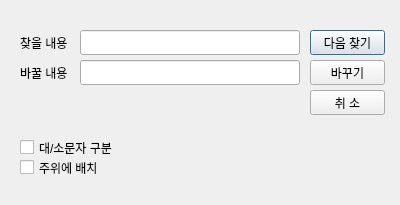
<?xml version="1.0" encoding="UTF-8"?>
<ui version="4.0">
 <class>Replace</class>
 <widget class="QDialog" name="Replace">
  <property name="geometry">
   <rect>
    <x>0</x>
    <y>0</y>
    <width>400</width>
    <height>205</height>
   </rect>
  </property>
  <property name="windowTitle">
   <string>바꾸기</string>
  </property>
  <widget class="QLabel" name="label_Find">
   <property name="geometry">
    <rect>
     <x>20</x>
     <y>30</y>
     <width>56</width>
     <height>25</height>
    </rect>
   </property>
   <property name="text">
    <string>찾을 내용</string>
   </property>
  </widget>
  <widget class="QPushButton" name="pushButton_Find">
   <property name="enabled">
    <bool>true</bool>
   </property>
   <property name="geometry">
    <rect>
     <x>310</x>
     <y>30</y>
     <width>75</width>
     <height>25</height>
    </rect>
   </property>
   <property name="text">
    <string>다음 찾기</string>
   </property>
  </widget>
  <widget class="QPushButton" name="pushButton_Replace">
   <property name="geometry">
    <rect>
     <x>310</x>
     <y>60</y>
     <width>75</width>
     <height>25</height>
    </rect>
   </property>
   <property name="text">
    <string>바꾸기</string>
   </property>
  </widget>
  <widget class="QLineEdit" name="lineEdit_Find">
   <property name="geometry">
    <rect>
     <x>80</x>
     <y>30</y>
     <width>220</width>
     <height>25</height>
    </rect>
   </property>
  </widget>
  <widget class="QLabel" name="label_Replace">
   <property name="geometry">
    <rect>
     <x>20</x>
     <y>60</y>
     <width>56</width>
     <height>25</height>
    </rect>
   </property>
   <property name="text">
    <string>바꿀 내용</string>
   </property>
  </widget>
  <widget class="QLineEdit" name="lineEdit_Replace">
   <property name="geometry">
    <rect>
     <x>80</x>
     <y>60</y>
     <width>220</width>
     <height>25</height>
    </rect>
   </property>
  </widget>
  <widget class="QCheckBox" name="checkBox_Arround">
   <property name="geometry">
    <rect>
     <x>20</x>
     <y>160</y>
     <width>120</width>
     <height>15</height>
    </rect>
   </property>
   <property name="text">
    <string>주위에 배치</string>
   </property>
  </widget>
  <widget class="QCheckBox" name="checkBox_Upper_Lower">
   <property name="geometry">
    <rect>
     <x>20</x>
     <y>140</y>
     <width>120</width>
     <height>15</height>
    </rect>
   </property>
   <property name="text">
    <string>대/소문자 구분</string>
   </property>
  </widget>
  <widget class="QPushButton" name="pushButton_Cancle">
   <property name="geometry">
    <rect>
     <x>310</x>
     <y>90</y>
     <width>75</width>
     <height>25</height>
    </rect>
   </property>
   <property name="text">
    <string>취 소</string>
   </property>
  </widget>
 </widget>
 <resources/>
 <connections/>
</ui>
